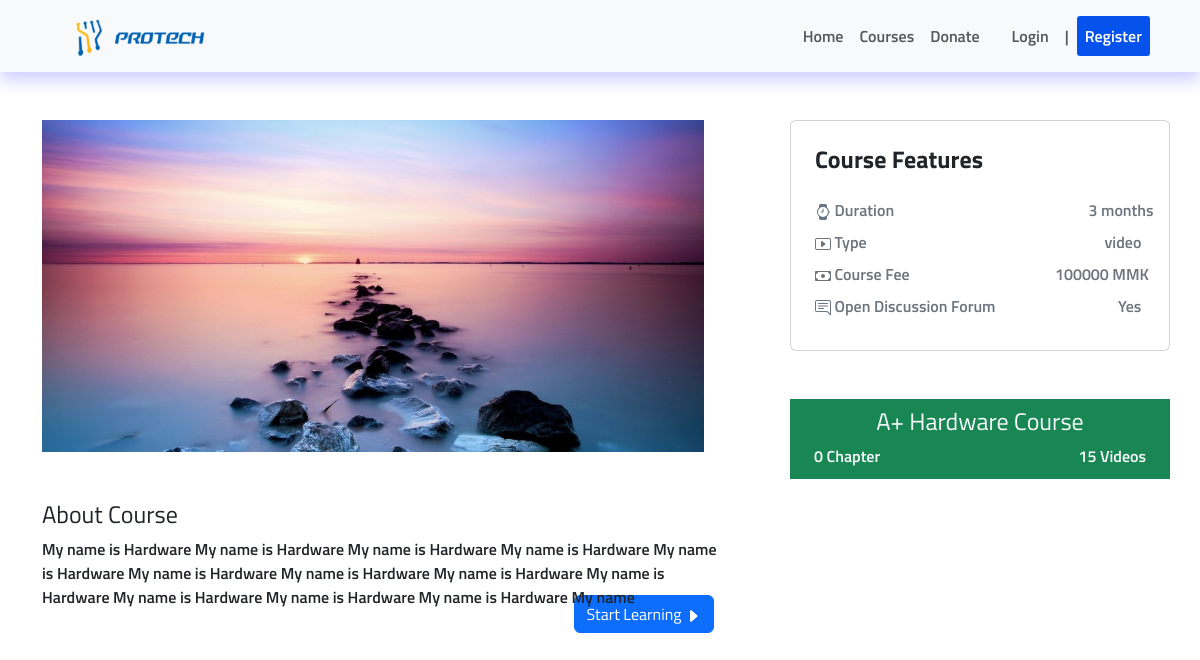
/view/chapters&videos.php?course_id=12, run on the app's committed database.
### tables this page shows
CREATE TABLE `course` (
  `id` int(11) NOT NULL,
  `name` varchar(255) NOT NULL,
  `description` varchar(255) NOT NULL,
  `content` varchar(255) NOT NULL,
  `duration` varchar(100) NOT NULL,
  `type` varchar(100) NOT NULL,
  `fee` int(11) NOT NULL,
  `image` varchar(255) NOT NULL,
  `created_at` timestamp NOT NULL DEFAULT current_timestamp() ON UPDATE current_timestamp()
);

### view/chapters&videos.php (the view, shortened to what this page needs)
<?php
include '../Controllers/query.ctr.php';
?>
<html lang="en">
<head>
    <?php include '../css/link.php'; ?>
</head>
<body>
  <div class="fixed-top">
    <?php
    include '../css/navbar.php';
    ?>
  </div>
    <div class="container" style="margin-top:120px;">
      <div class="row">
        <?php
        $id = $_GET['course_id'];
        $coursestmt = $pdo->prepare("SELECT * FROM course WHERE id='$id'");
        $coursestmt->execute();
        $course = $coursestmt->fetch(PDO::FETCH_ASSOC);
        ?>
        <div class="col-8" style="">
            <img src="../admin/images/<?php echo $course['image']; ?>" alt="" style="width:90%; height:60%; object-fit:cover;">
            <div class="mt-5 me-5">
              <h4>About Course</h4>
              <p><?php echo $course['content']; ?></p>
              <button type="button" name="button" class="btn btn-primary float-end me-3" style="margin-top:-30px;">
                Start Learning
                <svg xmlns="http://www.w3.org/2000/svg" width="16" height="16" fill="currentColor" class="bi bi-caret-right-fill" viewBox="0 0 16 16">
                  <path d="m12.14 8.753-5.482 4.796c-.646.566-1.658.106-1.658-.753V3.204a1 1 0 0 1 1.659-.753l5.48 4.796a1 1 0 0 1 0 1.506z"/>
                </svg>
              </button>
            </div>
        </div>
        <div class="col-4 p-0" style="margin:0px;">
          <div class="card ps-4 pt-3 pb-4">
            <h4 class="mt-2 mb-4"><b>Course Features</b></h4>
            <div class="d-flex mb-2 text-secondary">
              <div class="col-9 me-2">
                Duration
              </div>
              <div class="col">
                <?php echo $course['duration']; ?>
              </div>
            </div>
            <div class="d-flex mb-2 text-secondary">
              <div class="col-9 me-4">
                Type
              </div>
              <div class="col">
                <?php echo $course['type']; ?>
              </div>
            </div>
            <div class="d-flex mb-2 text-secondary">
              <div class="col-8 me-1">
                Course Fee
              </div>
              <div class="col">
                <?php echo $course['fee'] ." MMK"; ?>
              </div>
            </div>
            <div class="d-flex mb-2 text-secondary">
              <div class="col-10 me-2">
                Open Discussion Forum
              </div>
              <div class="col">
                Yes
              </div>
            </div>
          </div>
          <div class="text-center text-light p-2 bg-success mt-5" style="height:80px;">
          <h4><?php echo $course['name']; ?></h4>
          <?php
            $countchapterstmt = $pdo->prepare("SELECT COUNT(*) AS total_chapters FROM chapters WHERE course_id='$id'");
            $countchapterstmt->execute();
            $countchapter = $countchapterstmt->fetch(PDO::FETCH_ASSOC); ?>
            <span class="float-start ms-3"><?php if($countchapter['total_chapters'] > 1){ echo $countchapter['total_chapters'] . " Chapters"; }else{ echo $countchapter['total_chapters'] . " Chapter"; } ?></span>
            <span class="float-end me-3">15 Videos</span>
          </div>
          <div class="m-4 pb-3">
         </div>
        </div>
      </div>
    </div>
</body>
</html>

### css/link.php (style rules this page uses)
body { font-family: "Titillium Web", sans-serif; font-weight: 600; font-style: normal; }

### data on the page
course: image (picture), content "My name is Hardware My name is Hardware My name is Hardware My name is Hardware My name is Hardware My name is Hardware My name is Hardware My name is Hardware My name is Hardware My name is Hardware My name is Hardware My name is Hardware My name", duration "3 months", type "video", fee "100000", name "A+ Hardware Course"

### other printed values
$countchapter['total_chapters'] "0"
